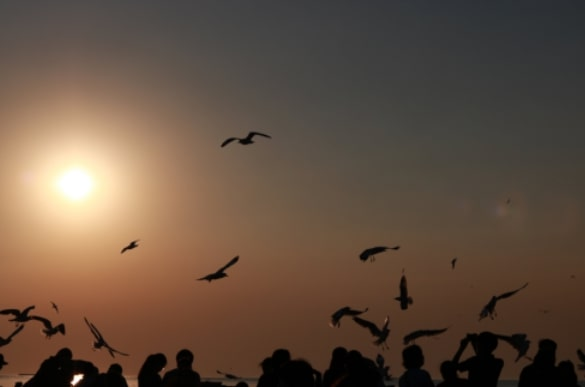
#> input picture Lab1/default.jpg, 585 x 387 px
$ jupyter execute --allow-errors Lab1_1.ipynb   (shell and % lines are left out)
#> lines starting #> are read from the running program, lines starting #| are printed output that depends on the picture
# **Lab 1.1 Image Representation**

[cell 1]
import cv2
import numpy as np
import math
import matplotlib.image as mpimg
import matplotlib.pyplot as plt
import mpl_toolkits

from matplotlib import pyplot as plt
from mpl_toolkits.mplot3d import Axes3D

## **Image Color Order with different libraries**
In this part, you will explore how different libraries interpret and display image colors. Specifically, you will compare Matplotlib and OpenCV libraries for image loading and display.

**Load and Display Images:**
   - Load an image using both Matplotlib `plt.imread()` and OpenCV `cv2.imread()` libraries.
   - Display the images side by side using Matplotlib.

**HINT** : `plt.imread()`,`cv2.imread()`,`fig, axs = plt.subplots(1, 2)`
<details>

<summary>
<font size="3" color="orange">
<b>Expected output</b>
</font>
</summary>

- The output should resemble this, but not be identical

</details>

[cell 2]
### START CODE HERE ###
picture = "default.jpg"

plt.style.use('dark_background')

mpl_img = plt.imread(picture)
#> mpl_img is the input picture: shape (387, 585, 3); mean R, G, B 99.5, 80, 65
cv_img = cv2.imread(picture)

fig, (ax1, ax2) = plt.subplots(1, 2, figsize=(10, 5))
ax1.imshow(mpl_img)
ax1.set_title("Matplotlib Image")
ax1.axis("off")

ax2.imshow(cv_img)
ax2.set_title("OpenCV Image")
ax2.axis("off")

plt.show()
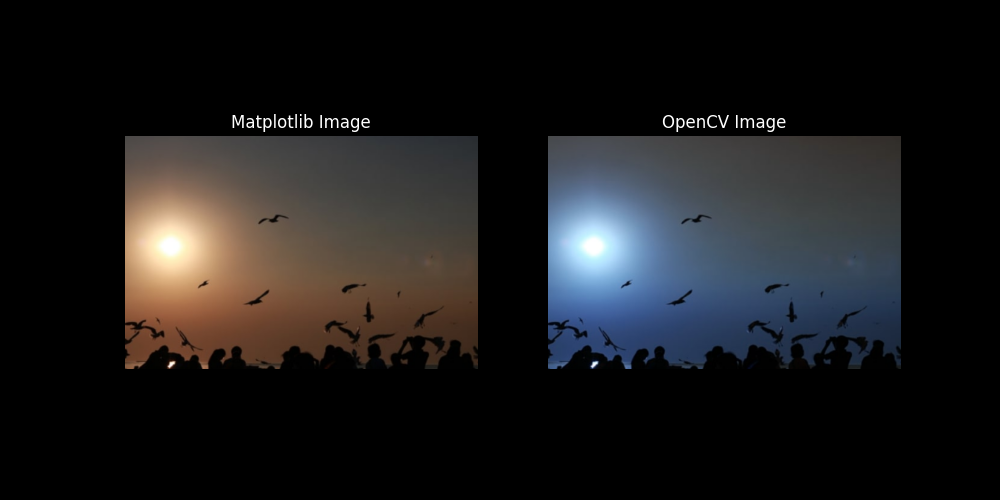
#> figure drawn by matplotlib, 2 panels; B, G, R data is drawn as R, G, B
### END CODE HERE ###

### Opencv [BGR] vs Matplotlib [RGB]
Examine the grayscale representations of individual color channels for each library.
***PLEASE use direct slicing method***

<details>

<summary>
<font size="3" color="orange">
<b>Expected output</b>
</font>
</summary>

- The output should resemble this, but not be identical

</details>

[cell 3]
### START CODE HERE ###
fig, axs = plt.subplots(2, 4, figsize=(15, 5))

color_channel = ["R", "G", "B"]

for row in range(0, 2):
    for col in range(0, 4):
        ax = axs[row, col]
        ax.tick_params(labelcolor='black')
        if row == 0:
            ax.imshow(cv_img)
            if col == 0: ax.set_ylabel("OpenCV Image")
            else:
                ax.imshow(cv_img[:, :, col-1], cmap='gray')
                ax.set_title(color_channel[col*-1])
                ax.axis("off")
        else:
            ax.imshow(mpl_img)
            if col == 0: ax.set_ylabel("Matplotlib Image")
            else:
                ax.imshow(mpl_img[:, :, col-1], cmap='gray')
                ax.set_title(color_channel[col-1])
                ax.axis("off")


plt.show()
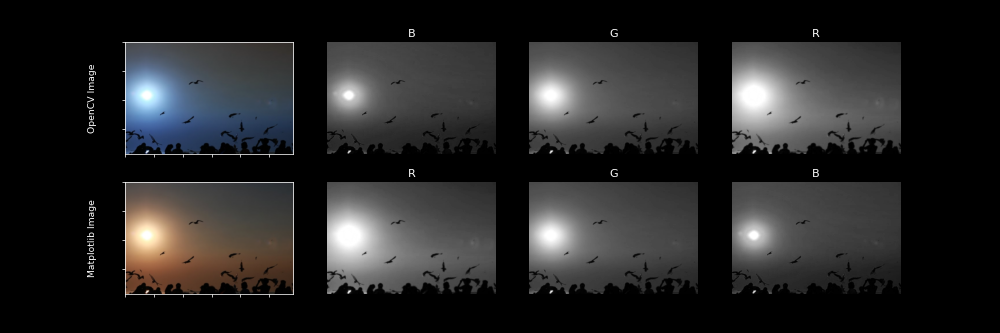
#> figure drawn by matplotlib, 8 panels; B, G, R data is drawn as R, G, B
### END CODE HERE ###

##### Opencv BGR -> RGB
Compare the images displayed after conversion using both methods (`cv2.cvtColor()` and `direct slicing`).

Use `cv2.cvtColor()`
<details>

<summary>
<font size="3" color="orange">
<b>Expected output</b>
</font>
</summary>

- The output should resemble this, but not be identical

</details>

[cell 4]
### START CODE HERE ###
converted_img = cv2.cvtColor(cv_img, cv2.COLOR_BGR2RGB)

fig, ax = plt.subplots(1, 1)
ax.imshow(converted_img)

plt.show()
### END CODE HERE ###

Use `direct slicing method (array[...])`
<details>

<summary>
<font size="3" color="orange">
<b>Expected output</b>
</font>
</summary>

- The output should resemble this, but not be identical

</details>

[cell 5]
### START CODE HERE ###
converted_img = cv_img[:, :, ::-1]

fig, ax = plt.subplots(1, 1)
ax.imshow(converted_img)

plt.show()
### END CODE HERE ###

## **Image Reshape**

Implement the code to tranform the image from ***channels last (HWC) to channels first (CHW)***.<br>

**NumPy Transpose**<br>
Compare the difference between :
- `np.transpose()`
- `np.transpose(,(2,0,1))`

<details>

<summary>
<font size="3" color="orange">
<b>Expected output</b>
</font>
</summary>

- The output should resemble this, but not be identical
- The image display only the Red channel.

```
np.transpose(mpl_img) => Before : (3265, 4898, 3) | After : (3, 4898, 3265)
np.transpose(mpl_img,(2,0,1)) => Before : (3265, 4898, 3) | After : (3, 3265, 4898)
```

</details>

[cell 6]
### START CODE HERE ###

reshaped_trade_trans = np.transpose(mpl_img)
print('np.transpose(mpl_img) => Before :',mpl_img.shape,'| After :',reshaped_trade_trans.shape)
#| np.transpose(mpl_img) => Before : (387, 585, 3) | After : (3, 585, 387)


reshaped_trans = np.transpose(mpl_img, (2,0,1))
print('np.transpose(mpl_img,(2,0,1)) => Before :',mpl_img.shape,'| After :',reshaped_trans.shape)
#| np.transpose(mpl_img,(2,0,1)) => Before : (387, 585, 3) | After : (3, 387, 585)


fig, axs = plt.subplots(1, 3, figsize=(10, 5))

axs[0].imshow(mpl_img[:, :, 0], cmap="gray")
axs[0].set_title("Before")
axs[0].set_axis_off()

axs[1].imshow(reshaped_trade_trans[0, :, :], cmap="gray")
axs[1].set_title("np.transpose(mpl_img)")
axs[1].set_axis_off()

axs[2].imshow(reshaped_trans[0, :, :], cmap="gray")
axs[2].set_title("np.transpose(mpl_img,(2,0,1))")
axs[2].set_axis_off()

plt.show()
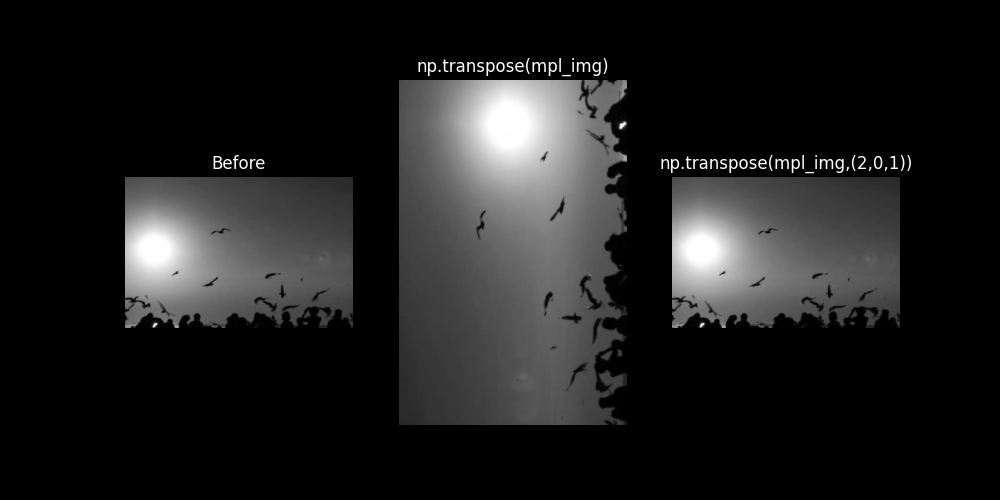
#> figure drawn by matplotlib, 3 panels

### END CODE HERE ###

If you code work properly, the cell below should run without error.

[cell 7]
assert reshaped_trade_trans.shape == (mpl_img.shape[2], mpl_img.shape[1], mpl_img.shape[0]), \
    f"Error: Shape mismatch after traditional transpose. Expected {(mpl_img.shape[1], mpl_img.shape[0], mpl_img.shape[2])}, got {reshaped_trade_trans.shape}"
print("Assertion for traditional transpose passed successfully.")

assert reshaped_trans.shape == (mpl_img.shape[2], mpl_img.shape[0], mpl_img.shape[1]), \
    f"Error: Shape mismatch after specified transpose. Expected {(mpl_img.shape[2], mpl_img.shape[0], mpl_img.shape[1])}, got {reshaped_trans.shape}"
print("Assertion for specified transpose passed successfully.")

**NumPy Reshape**

Use `np.reshape()`. Ensure the new shape is (3, height, width).
<details>

<summary>
<font size="3" color="orange">
<b>Expected output</b>
</font>
</summary>

- The output should resemble this, but not be identical
- The image display only the Red channel.

```
Before : (3265, 4898, 3) | After : (3, 3265, 4898)
```

</details>

[cell 8]
### START CODE HERE ###
h, w, c = mpl_img.shape
reshaped_reshape = np.reshape(mpl_img, (3, h, w))
print('Before :',mpl_img.shape,'| After :',reshaped_reshape.shape)
#| Before : (387, 585, 3) | After : (3, 387, 585)

fig, axs = plt.subplots(1, 2, figsize=(10, 5))

axs[0].imshow(mpl_img[:, :, 0], cmap="gray")
axs[0].set_title("Before")
axs[0].set_axis_off()

axs[1].imshow(reshaped_reshape[2, :, :], cmap="gray")
axs[1].set_title(f"np.reshape(mpl_img, (3, {h}, {w})")
axs[1].set_axis_off()

### END CODE HERE ###
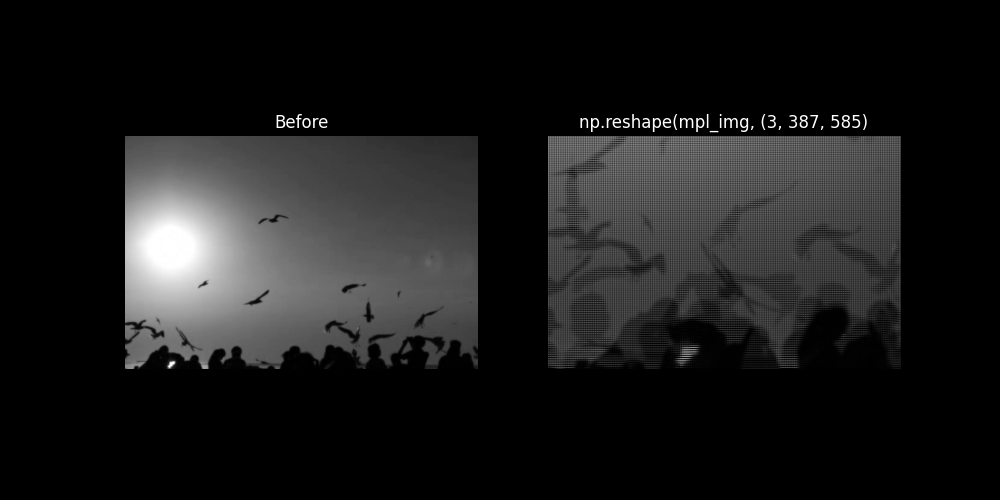
#> figure drawn by matplotlib, 2 panels

If you code work properly, the cell below should run without error.

[cell 9]
assert reshaped_reshape.shape == (mpl_img.shape[2], mpl_img.shape[0], mpl_img.shape[1]), \
    f"Error: Shape mismatch after reshape. Expected {(mpl_img.shape[2], mpl_img.shape[0], mpl_img.shape[1])}, got {reshaped_reshape.shape}"
print("Assertion for reshape passed successfully.")

**NumPy moveaxis**

Use `np.moveaxis` to move the channels axis from the last position to the first.
<details>

<summary>
<font size="3" color="orange">
<b>Expected output</b>
</font>
</summary>

- The output should resemble this, but not be identical
- The image display only the Red channel.

```
Before : (3265, 4898, 3) | After : (3, 3265, 4898)
```

</details>

[cell 10]
### START CODE HERE ###
reshaped_mvx = np.moveaxis(mpl_img, -1, 0)
print('Before :',mpl_img.shape,'| After :',reshaped_mvx.shape)
#| Before : (387, 585, 3) | After : (3, 387, 585)

fig, axs = plt.subplots(1, 2, figsize=(10, 5))

axs[0].imshow(mpl_img[:, :, 0], cmap="gray")
axs[0].set_title("Before")
axs[0].set_axis_off()

axs[1].imshow(reshaped_mvx[0, :, :], cmap="gray")
axs[1].set_title("np.moveaxis(mpl_img, -1, 0)")
axs[1].set_axis_off()

### END CODE HERE ###
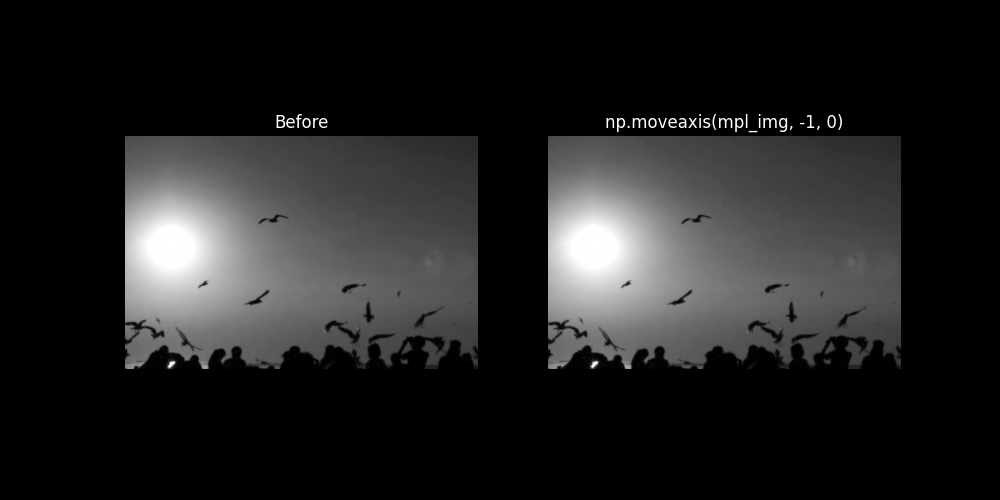
#> figure drawn by matplotlib, 2 panels

If you code work properly, the cell below should run without error.

[cell 11]
assert reshaped_mvx.shape == (mpl_img.shape[2], mpl_img.shape[0], mpl_img.shape[1]), \
    f"Error: Shape mismatch after np.moveaxis. Expected {(mpl_img.shape[2], mpl_img.shape[0], mpl_img.shape[1])}, got {reshaped_mvx.shape}"
print("Assertion for np.moveaxis passed successfully.")

## **Reduce Bit Depth using Quantization**
In this part, you will explore how to reduce the bit depth of an image using quantization. Quantization is a technique used to map pixel values from a continuous range to a smaller set of discrete values, effectively reducing the number of bits used to represent each pixel.
$$
\begin{align*}
Q_{level} &= 2^{bit dept-1}\\
Q &= floor(NormValue(S_i) * Q_{level})\\
Q &= floor((\frac{S_i-S_{min}}{S_{max}-S_{min}})*Q_{level})
\end{align*}
$$

Please complete the function below.

<details>

<summary>
<font size="3" color="orange">
<b>Expected output</b>
</font>
</summary>

- The output should resemble this, but not be identical

</details>

[cell 12]
### START CODE HERE ###
def quantize(img, bit_dept):
    quantized_img = img.copy()

    Qlevel = pow(2, bit_dept - 1)
    Smax = 255

    quantized_img = np.floor((img.astype(np.float32) / Smax) * Qlevel)

    return quantized_img

### END CODE HERE ###

[cell 13]
### START CODE HERE ###
gray_img = cv2.cvtColor(cv_img, cv2.COLOR_RGB2GRAY)
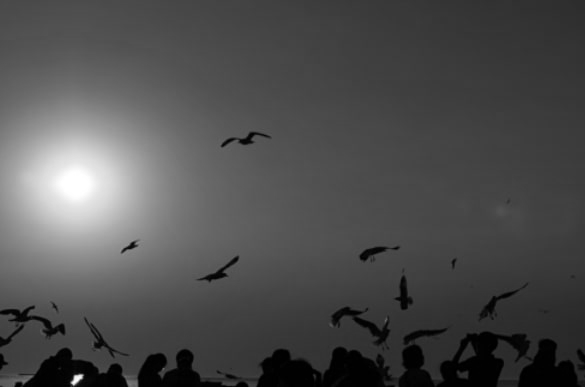
#> gray_img: shape (387, 585); min 0, max 255, mean 77.8
bd8 = quantize(gray_img, 12)
bd4 = quantize(gray_img, 4)
#> call 2 of quantize, with bit_dept = 4
#> in quantize (call 2), `quantized_img = np.floor((img.astype(np.float32) / Smax) * Qlevel)`:
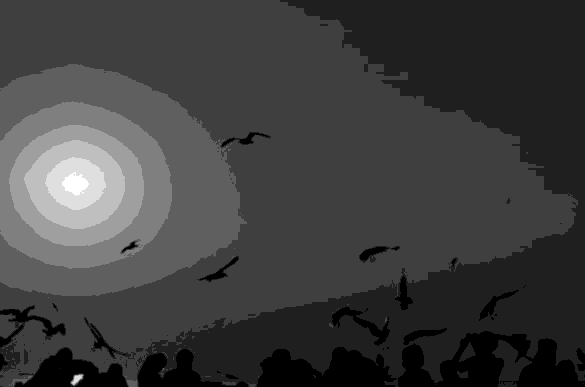
#> quantized_img: shape (387, 585) float32; min 0, max 8, mean 1.98; drawn with min black and max white

print(bd8)
#> (printed output is left out)

fig, axs = plt.subplots(1, 2, figsize=(10, 5))

axs[0].imshow(bd8, cmap="gray")
axs[0].set_title("bit dept = 8")
axs[0].set_axis_off()

axs[1].imshow(bd4, cmap="gray")
axs[1].set_title("bit dept = 4")
axs[1].set_axis_off()
### END CODE HERE ###

If you code work properly, the cell below should run without error.

[cell 14]
max_value_bd8 = 2**8 - 1
max_value_bd4 = 2**4 - 1

#> (the rest of this cell did not finish here and is left out)

## **3D Image Surface**

use `plot_surface()` to plot the image in 3D space, where the z-axis represents the normalized pixel intensity values.

<details>

<summary>
<font size="3" color="orange">
<b>Expected output</b>
</font>
</summary>

- The output should resemble this, but not be identical

</details>

[cell 15]
### START CODE HERE ###
cv_img_gray = cv2.cvtColor(cv_img, code=cv2.COLOR_RGB2GRAY)


cv_img_gray = cv_img_gray.astype(np.float32) / 255

h, w = cv_img_gray.shape
X, Y = np.meshgrid(np.arange(w), np.arange(h))

fig = plt.figure()
ax = fig.add_subplot(111, projection='3d')

fig.set_facecolor("black")

ax.plot_surface(X, Y, cv_img_gray, cmap="gray", edgecolor='none')
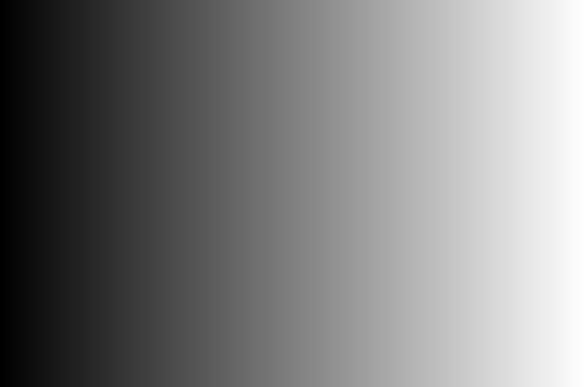
#> X: shape (387, 585) int64; min 0, max 584, mean 292; drawn with min black and max white

ax.set_xlabel("X-axis")
ax.set_ylabel("Y-axis")
ax.set_zlabel("Intensity")

plt.show()
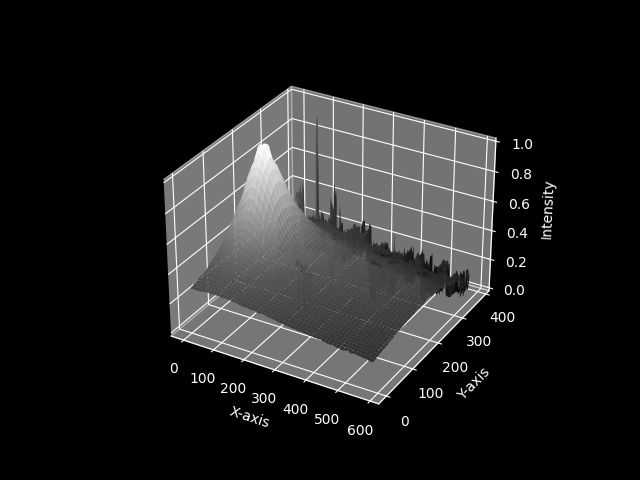
#> figure drawn by matplotlib, 1 panel
### END CODE HERE ###

---

## **Question**
1. How to perform manual color conversion (using only array slicing) of image array read from openCV (BGR) to RGB?
2. How to perform manual conversion (using only array slicing) of image array from channel last to channel first?
3. Why does np.reshape destroy the image integrity?

1. เนื่องจาก cv_img มี shape เป็น (h, w, c) โดย channel เป็น BGR ดังนั้น
ใช้ cv_img[:, :, ::-1] เป็นการนำเอา height, width มาทั้งรูป และ ::-1 เป็นการ reverse channel

[cell 16]
print(f"cv_img.shape : {cv_img.shape}")
#| cv_img.shape : (387, 585, 3)
converted_img = cv_img[:, :, ::-1]

fig, axs = plt.subplots(1, 2, figsize=(8, 5))
axs[0].imshow(cv_img)
axs[0].set_title("original cv_img")
axs[0].set_axis_off()

axs[1].imshow(converted_img)
axs[1].set_title("color converted")
axs[1].set_axis_off()

plt.show()

2. ทำได้โดยการสร้าง array ขึ้นมาใหม่ให้เป็น CHW โดยมี shape เป็น (3, h, w) แล้วนำแต่ละ channel ในรูปเดิมซึ่งเป็น HWC มาแทนที่แต่ละ channel ใน array ใหม่

[cell 17]
h, w = cv_img.shape[:2]

converted_img = np.zeros((3, h, w))

converted_img[0, :, :] = cv_img[:, :, 0]
converted_img[1, :, :] = cv_img[:, :, 1]
converted_img[2, :, :] = cv_img[:, :, 2]

fig, axs = plt.subplots(1, 2, figsize=(8, 5))

axs[0].imshow(cv_img[:, :, 0], cmap="gray")
axs[0].set_title("Channel last")
axs[0].set_axis_off()

axs[1].imshow(converted_img[0, :, :], cmap="gray")
axs[1].set_title("Channel first")
axs[1].set_axis_off()

plt.show()
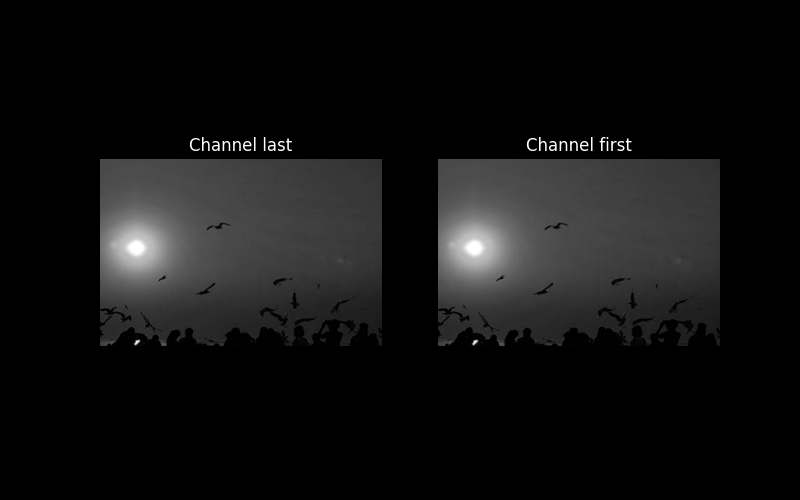
#> figure drawn by matplotlib, 2 panels

3. ถ้า กำหนด shape อันใหม่ ไม่สัมพันธ์กับ shape อันเดิม จะทำให้ลำดับของข้อมูลผิดแล้วทำให้ภาพเพื้ยนได้เพราะ reshape จะเอาข้อมูลไป flatten แล้วทำ shape ขึ้นมาใหม่

[cell 18]
print("original mpl_img")
print(cv_img[:2, :2, :])
#| [[[71 73 74]
#|   [71 73 74]]
#|  [[71 73 74]
#|   [71 73 74]]]

# reshaped_flatten = np.reshape(mpl_img.flatten(), (3, h, w))
# print("\nreshaped flatten")
# print(reshaped_flatten[:, :2, :2])

print("\nflatten")
print(mpl_img.flatten())
#> (printed output is left out)

print("\nreshaped mpl_img")
print(reshaped_reshape[:, :2, :2])
#| [[[ 74  73]
#|   [ 70  68]]
#|  [[160 123]
#|   [125 102]]
#|  [[165 115]
#|   [151 102]]]
